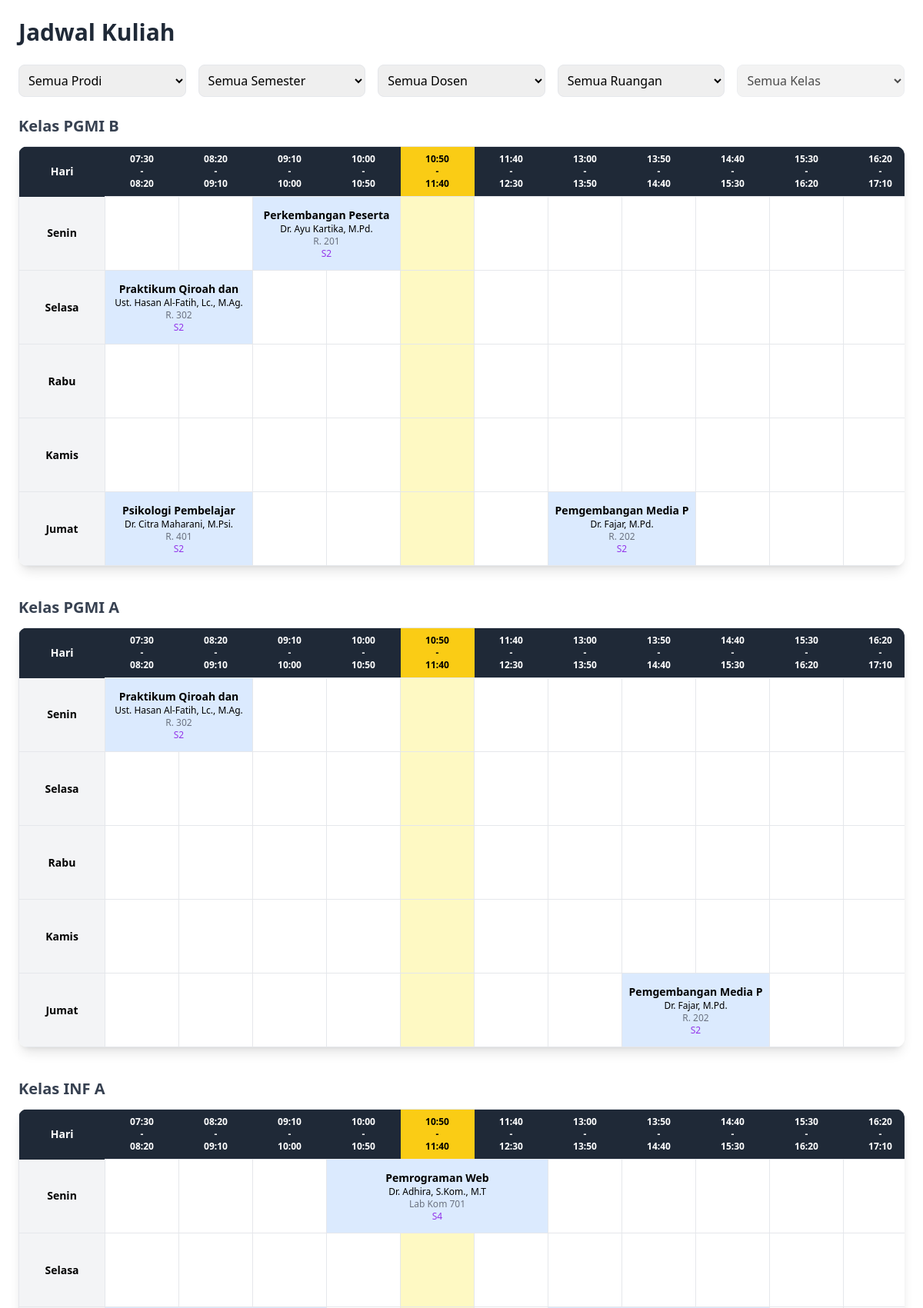
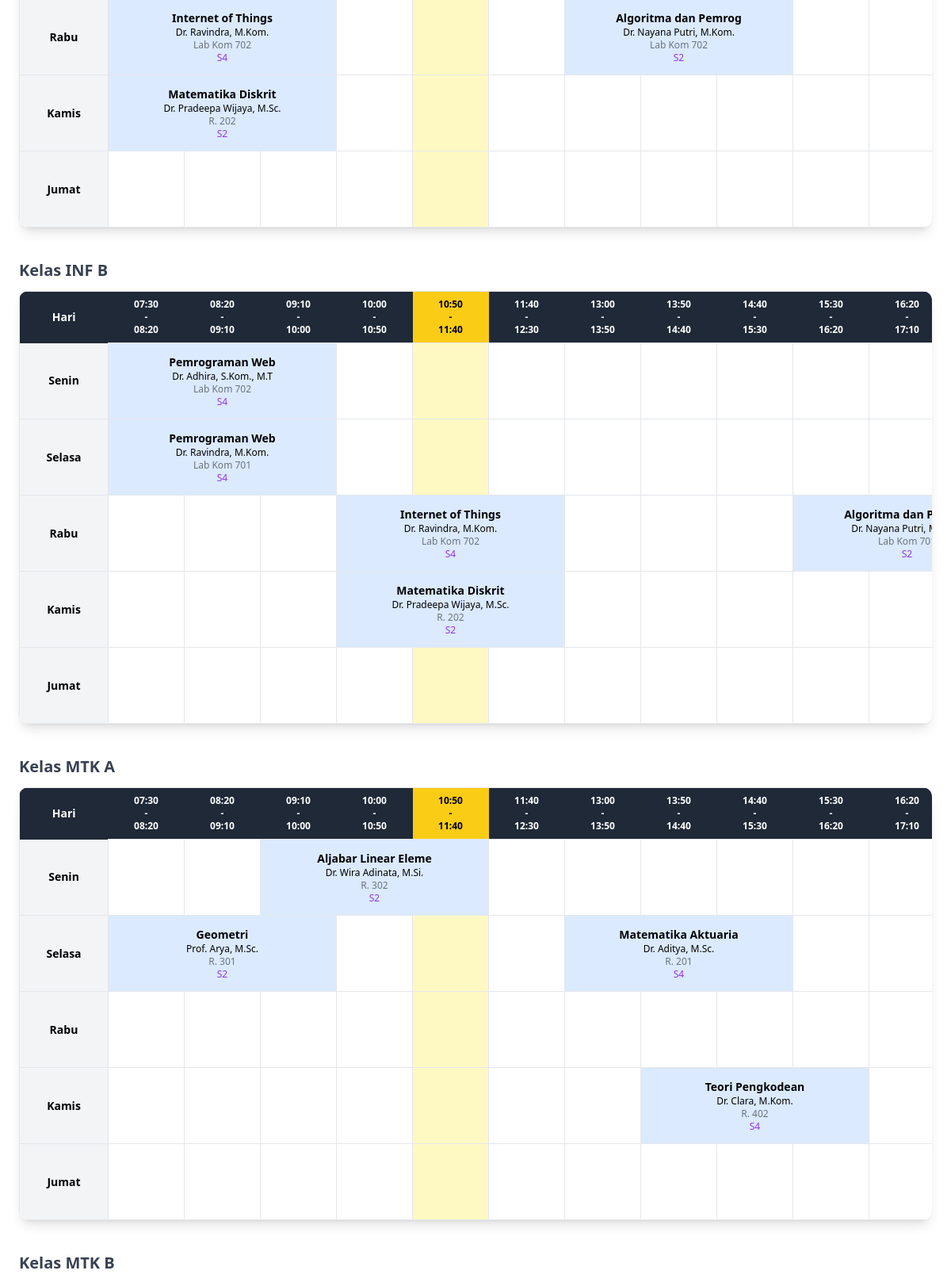
Screenshot of /pages/jadwal.php (upper part) with the database file from the repository (2 pictures, top to bottom).
### tables this page shows
CREATE TABLE `jadwal` (
  `id_jadwal` int(11) NOT NULL,
  `id_mk_prodi` int(11) DEFAULT NULL,
  `id_dosen` int(11) DEFAULT NULL,
  `id_ruangan` int(11) DEFAULT NULL,
  `id_kelas` int(11) DEFAULT NULL,
  `id_tahun_ajar` int(11) DEFAULT NULL,
  `hari` varchar(20) DEFAULT NULL,
  `jam_mulai` time DEFAULT NULL,
  `jam_selesai` time DEFAULT NULL
);

CREATE TABLE `mata_kuliah` (
  `id_mk` int(11) NOT NULL,
  `kode_mk` varchar(20) DEFAULT NULL,
  `nama_mk` varchar(20) DEFAULT NULL,
  `sks` int(11) DEFAULT NULL
);

CREATE TABLE `dosen` (
  `id_dosen` int(11) NOT NULL,
  `id_user` int(11) DEFAULT NULL,
  `id_prodi` int(11) DEFAULT NULL,
  `nidn` varchar(20) DEFAULT NULL,
  `nama_dosen` varchar(100) DEFAULT NULL,
  `email` varchar(100) DEFAULT NULL
);

CREATE TABLE `ruangan` (
  `id_ruangan` int(11) NOT NULL,
  `id_gedung` int(11) DEFAULT NULL,
  `nama_ruangan` varchar(50) DEFAULT NULL,
  `kapasitas` int(11) DEFAULT NULL,
  `lantai` int(11) NOT NULL DEFAULT 1
);

CREATE TABLE `mk_prodi` (
  `id_mk_prodi` int(11) NOT NULL,
  `id_mk` int(11) DEFAULT NULL,
  `id_prodi` int(11) DEFAULT NULL,
  `semester` int(11) DEFAULT NULL
);

CREATE TABLE `kelas` (
  `id_kelas` int(11) NOT NULL,
  `id_prodi` int(11) DEFAULT NULL,
  `nama_kelas` varchar(100) NOT NULL
);

### pages/jadwal.php (the view, shortened to what this page needs)
<?php
require_once __DIR__ . "/../config/koneksi.php";
$prodi    = $_GET['prodi'] ?? '';
$query = "
SELECT
jadwal.hari,
jadwal.jam_mulai,
jadwal.jam_selesai,
mata_kuliah.nama_mk,
dosen.nama_dosen,
ruangan.nama_ruangan,
prodi.nama_prodi,
mk_prodi.semester,
kelas.nama_kelas
FROM jadwal
JOIN mk_prodi ON jadwal.id_mk_prodi = mk_prodi.id_mk_prodi
JOIN mata_kuliah ON mk_prodi.id_mk = mata_kuliah.id_mk
JOIN prodi ON mk_prodi.id_prodi = prodi.id_prodi
JOIN dosen ON jadwal.id_dosen = dosen.id_dosen
JOIN ruangan ON jadwal.id_ruangan = ruangan.id_ruangan
JOIN kelas ON jadwal.id_kelas = kelas.id_kelas
WHERE 1=1
";
$query .= " ORDER BY jadwal.hari, jadwal.jam_mulai";
$data = mysqli_query($conn,$query);
$jadwal = [];
while($row = mysqli_fetch_assoc($data)){
    $key = $row['hari']."_".$row['jam_mulai'];
    $jadwal[$key][] = $row;
}
$jadwal_per_kelas = [];
foreach($jadwal as $items){
    foreach($items as $j){
        $kelas_nama = $j['nama_kelas'];
        $jadwal_per_kelas[$kelas_nama][] = $j;
    }
}
$hari = ["Senin","Selasa","Rabu","Kamis","Jumat"];
$start = strtotime("07:30");
$end   = strtotime("18:00");
$timeslots = [];
while($start < $end){
    $next = strtotime("+50 minutes", $start);
    if(date("H:i",$start) == "12:30"){
        $start = strtotime("13:00");
        continue;
    }
    $timeslots[] = [
        'start' => date("H:i",$start),
        'end'   => date("H:i",$next)
    ];
    $start = $next;
}
$now = date("H:i");
?>
<script src="https://cdn.tailwindcss.com"></script>
<div class="max-w-7xl mx-auto p-6">
<h2 class="text-3xl font-bold mb-6 text-gray-800">
Jadwal Kuliah
</h2>
<form method="GET" class="mb-6">
<div class="grid md:grid-cols-5 gap-4">
<select name="prodi" onchange="this.form.submit()" class="border rounded-lg p-2">
<option value="">Semua Prodi</option>
</select>
<select name="semester" onchange="this.form.submit()" class="border rounded-lg p-2">
<option value="">Semua Semester</option>
</select>
<select name="dosen" onchange="this.form.submit()" class="border rounded-lg p-2">
<option value="">Semua Dosen</option>
</select>
<select name="ruangan" onchange="this.form.submit()" class="border rounded-lg p-2">
<option value="">Semua Ruangan</option>
</select>
<select name="kelas" id="kelasSelect" onchange="this.form.submit()"
class="border rounded-lg p-2"
<?= ($prodi==''?'disabled':'') ?>>
<option value="">Semua Kelas</option>
</select>
</div>
</form>
<?php foreach($jadwal_per_kelas as $kelas_nama => $list_jadwal){ ?>
<div class="mb-10">
<h3 class="text-xl font-bold mb-3 text-gray-700">
Kelas <?= $kelas_nama ?>
</h3>
<div class="bg-white shadow-lg rounded-xl overflow-x-auto">
<table class="w-full table-fixed text-sm text-center border">
<thead class="bg-gray-800 text-white">
<tr>
<th class="p-2 w-28">Hari</th>
<?php foreach($timeslots as $t){
$isNow = ($now >= $t['start'] && $now < $t['end']);
?>
<th class="p-2 text-xs w-24 <?= $isNow ? 'bg-yellow-400 text-black' : '' ?>">
<?= $t['start'] ?><br>-<br><?= $t['end'] ?>
</th>
<?php } ?>
</tr>
</thead>
<tbody>
<?php foreach($hari as $h){ ?>
<tr class="border-b">
<td class="font-semibold bg-gray-100 w-28">
<?= $h ?>
</td>
<?php
$i = 0;
while($i < count($timeslots)){
$slot = $timeslots[$i];
$found = false;
$isNow = ($now >= $slot['start'] && $now < $slot['end']);
foreach($list_jadwal as $data){
$mulai = strtotime($data['jam_mulai']);
$selesai = strtotime($data['jam_selesai']);
$slot_start = strtotime($slot['start']);
$slot_end   = strtotime($slot['end']);
if(
    $data['hari'] == $h &&
    $mulai >= $slot_start &&
    $mulai < $slot_end
){
$durasi = 0;
foreach($timeslots as $ts){
    $ts_start = strtotime($ts['start']);
    $ts_end   = strtotime($ts['end']);
    if($mulai < $ts_end && $selesai > $ts_start){
        $durasi++;
    }
}
?>
<td colspan="<?= $durasi ?>"
class="h-24 border p-2 <?= $isNow ? 'bg-yellow-300' : 'bg-blue-100' ?>">
<div class="truncate font-semibold text-sm">
<?= $data['nama_mk'] ?>
</div>
<div class="text-xs"><?= $data['nama_dosen'] ?></div>
<div class="text-xs text-gray-500"><?= $data['nama_ruangan'] ?></div>
<div class="text-xs text-purple-600">S<?= $data['semester'] ?></div>
</td>
<?php
$i += $durasi;
$found = true;
break;
}
}
if(!$found){
echo '<td class="h-24 border '.($isNow?'bg-yellow-100':'').'"></td>';
$i++;
}
}
?>
</tr>
<?php } ?>
</tbody>
</table>
</div>
</div>
<?php } ?>
</div>

### pages/jadwal.php (style rules this page uses)
td, th { overflow: hidden; white-space: nowrap; text-overflow: ellipsis; }

### rows the page displays
jadwal: mata_kuliah.nama_mk "Perkembangan Peserta", id_dosen.nama_dosen "Dr. Ayu Kartika, M.Pd.", id_ruangan.nama_ruangan "R. 201", id_mk_prodi.semester "2"
jadwal: mata_kuliah.nama_mk "Praktikum Qiroah dan", id_dosen.nama_dosen "Ust. Hasan Al-Fatih, Lc., M.Ag.", id_ruangan.nama_ruangan "R. 302", id_mk_prodi.semester "2"
jadwal: mata_kuliah.nama_mk "Psikologi Pembelajar", id_dosen.nama_dosen "Dr. Citra Maharani, M.Psi.", id_ruangan.nama_ruangan "R. 401", id_mk_prodi.semester "2"
jadwal: mata_kuliah.nama_mk "Pemgembangan Media P", id_dosen.nama_dosen "Dr. Fajar, M.Pd.", id_ruangan.nama_ruangan "R. 202", id_mk_prodi.semester "2"
jadwal: mata_kuliah.nama_mk "Praktikum Qiroah dan", id_dosen.nama_dosen "Ust. Hasan Al-Fatih, Lc., M.Ag.", id_ruangan.nama_ruangan "R. 302", id_mk_prodi.semester "2"
jadwal: mata_kuliah.nama_mk "Pemgembangan Media P", id_dosen.nama_dosen "Dr. Fajar, M.Pd.", id_ruangan.nama_ruangan "R. 202", id_mk_prodi.semester "2"
jadwal: mata_kuliah.nama_mk "Pemrograman Web", id_dosen.nama_dosen "Dr. Adhira, S.Kom., M.T", id_ruangan.nama_ruangan "Lab Kom 701", id_mk_prodi.semester "4"
jadwal: mata_kuliah.nama_mk "Internet of Things", id_dosen.nama_dosen "Dr. Ravindra, M.Kom.", id_ruangan.nama_ruangan "Lab Kom 702", id_mk_prodi.semester "4"
jadwal: mata_kuliah.nama_mk "Algoritma dan Pemrog", id_dosen.nama_dosen "Dr. Nayana Putri, M.Kom.", id_ruangan.nama_ruangan "Lab Kom 702", id_mk_prodi.semester "2"
jadwal: mata_kuliah.nama_mk "Matematika Diskrit", id_dosen.nama_dosen "Dr. Pradeepa Wijaya, M.Sc.", id_ruangan.nama_ruangan "R. 202", id_mk_prodi.semester "2"
jadwal: mata_kuliah.nama_mk "Pemrograman Web", id_dosen.nama_dosen "Dr. Adhira, S.Kom., M.T", id_ruangan.nama_ruangan "Lab Kom 702", id_mk_prodi.semester "4"
jadwal: mata_kuliah.nama_mk "Pemrograman Web", id_dosen.nama_dosen "Dr. Ravindra, M.Kom.", id_ruangan.nama_ruangan "Lab Kom 701", id_mk_prodi.semester "4"
jadwal: mata_kuliah.nama_mk "Internet of Things", id_dosen.nama_dosen "Dr. Ravindra, M.Kom.", id_ruangan.nama_ruangan "Lab Kom 702", id_mk_prodi.semester "4"
jadwal: mata_kuliah.nama_mk "Algoritma dan…", id_dosen.nama_dosen "Dr. Nayana Putri,…", id_ruangan.nama_ruangan "Lab Kom…", id_mk_prodi.semester "2"
jadwal: mata_kuliah.nama_mk "Matematika Diskrit", id_dosen.nama_dosen "Dr. Pradeepa Wijaya, M.Sc.", id_ruangan.nama_ruangan "R. 202", id_mk_prodi.semester "2"
jadwal: mata_kuliah.nama_mk "Aljabar Linear Eleme", id_dosen.nama_dosen "Dr. Wira Adinata, M.Si.", id_ruangan.nama_ruangan "R. 302", id_mk_prodi.semester "2"
jadwal: mata_kuliah.nama_mk "Geometri", id_dosen.nama_dosen "Prof. Arya, M.Sc.", id_ruangan.nama_ruangan "R. 301", id_mk_prodi.semester "2"
jadwal: mata_kuliah.nama_mk "Matematika Aktuaria", id_dosen.nama_dosen "Dr. Aditya, M.Sc.", id_ruangan.nama_ruangan "R. 201", id_mk_prodi.semester "4"
jadwal: mata_kuliah.nama_mk "Teori Pengkodean", id_dosen.nama_dosen "Dr. Clara, M.Kom.", id_ruangan.nama_ruangan "R. 402", id_mk_prodi.semester "4"
jadwal: id_kelas.nama_kelas "MTK B"

### other values shown
$kelas_nama "PGMI B"
$t['start'] "07:30"
$t['end'] "08:20"
$t['start'] "08:20"
$t['end'] "09:10"
$t['start'] "09:10"
$t['end'] "10:00"
$t['start'] "10:00"
$t['end'] "10:50"
$t['start'] "10:50"
$t['end'] "11:40"
$t['start'] "11:40"
$t['end'] "12:30"
$t['start'] "13:00"
$t['end'] "13:50"
